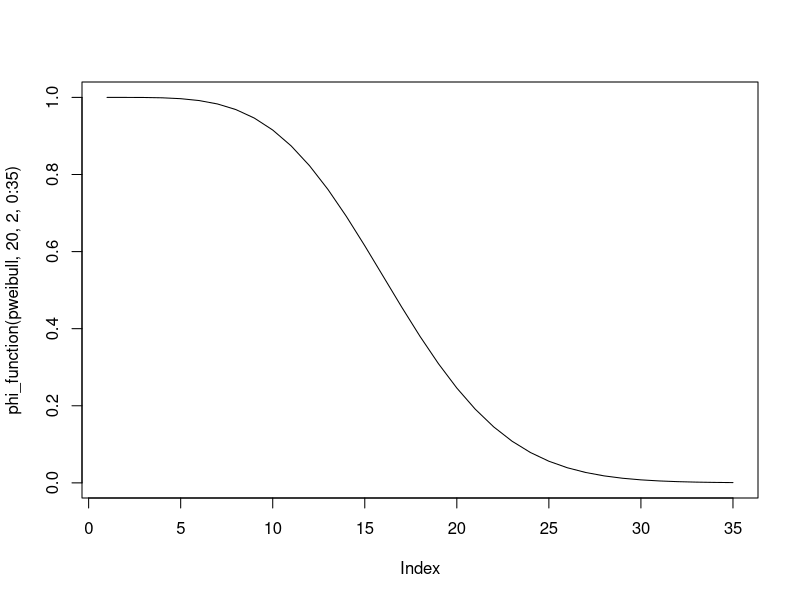
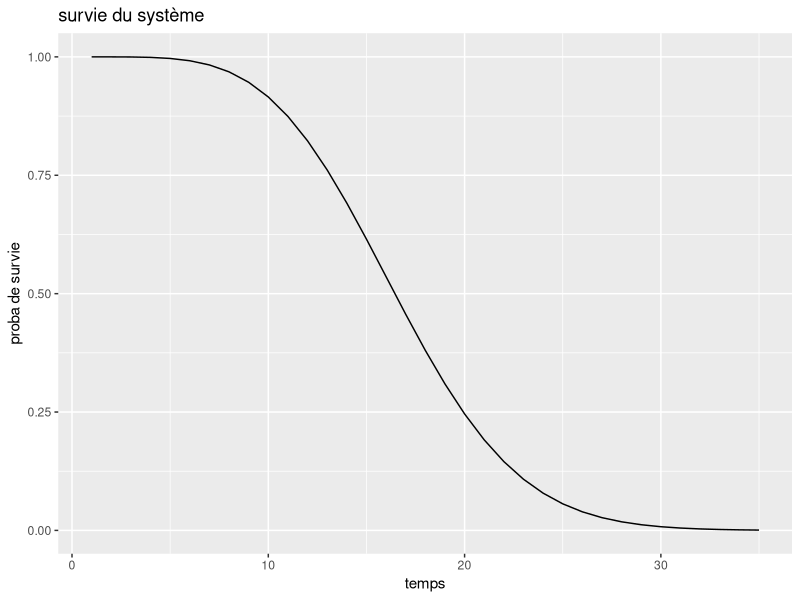
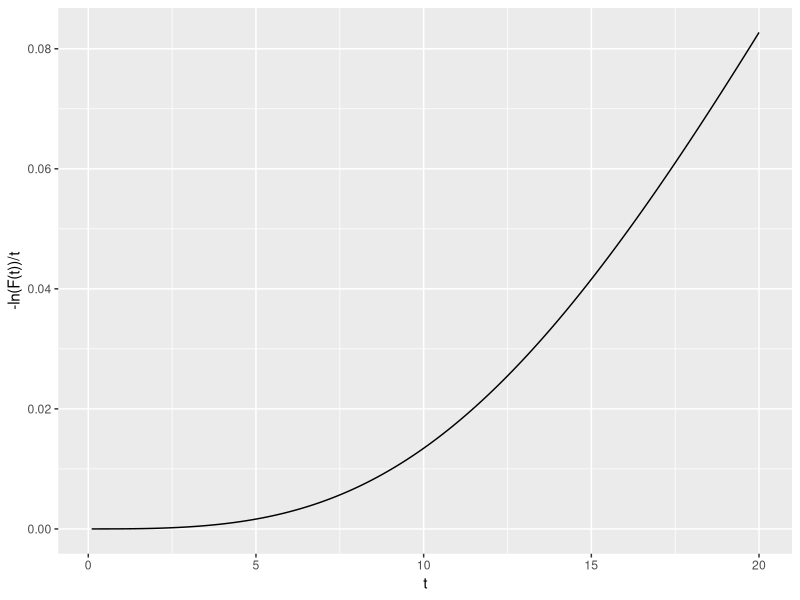
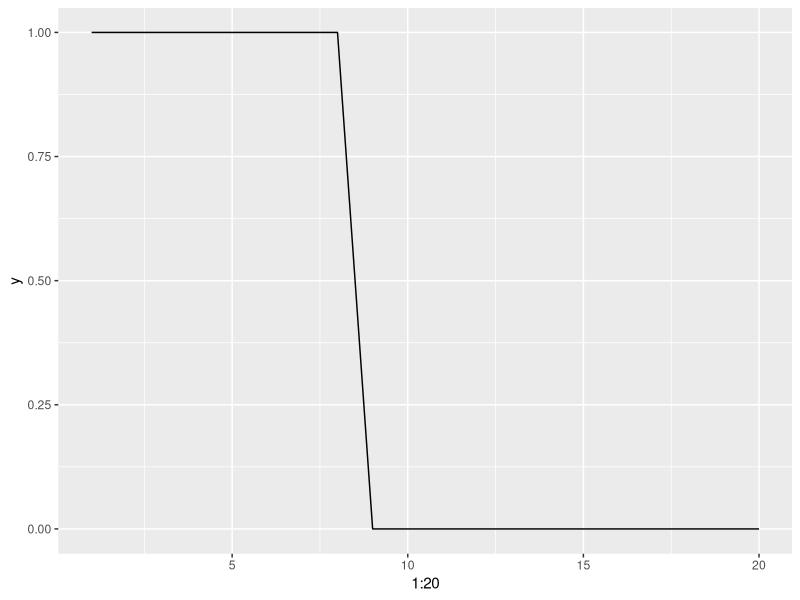
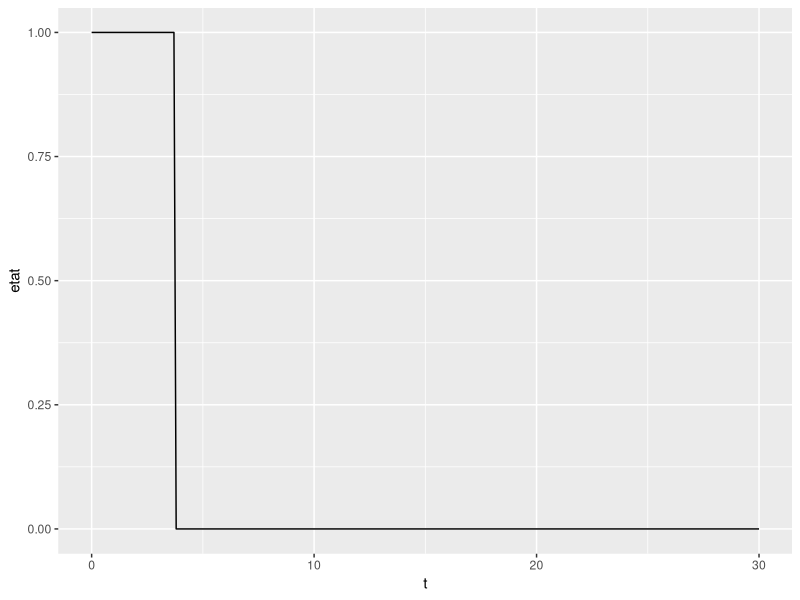
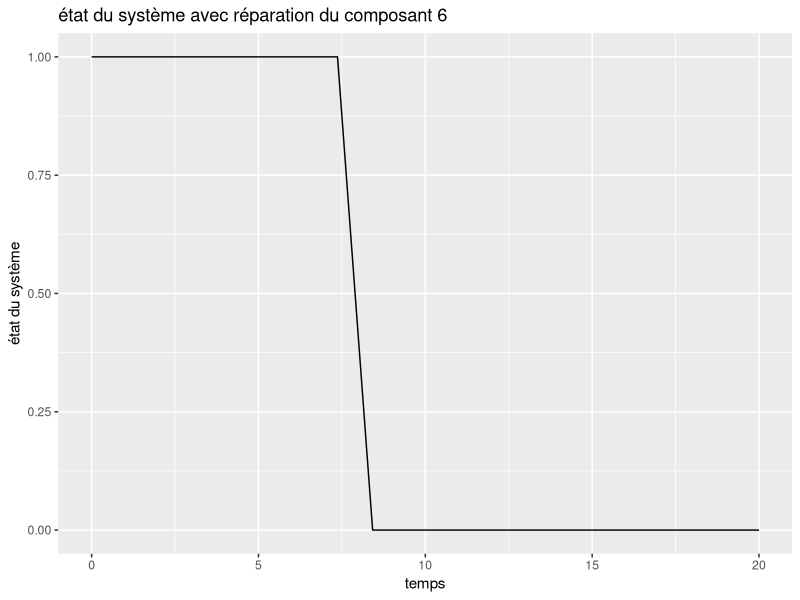

The R source for these figures, in order: (Note: this script raises an error after producing the figures.)
library(magrittr)
library(dplyr)
library(ggplot2)

# TP 1 

## Question 1

phi <- function(x){
  rep <- ((x[3]*(1-(1-x[1])*(1-x[2]))*(1-(1-x[4])*(1-x[5])))+(1-x[3])*(1-(1-x[1]*x[4])*(1-x[2]*x[5])))*(1-(1-x[6]*x[7])*(1-x[8])*(1-x[9]))
  return(rep)
}

## Question 2

phi_function <- function(loi, lambda, beta, t){
  R1 <- 1-loi(t, shape = beta, scale = lambda)
  R2 <- 1-loi(t, shape = beta, scale = lambda)
  R3 <- 1-loi(t, shape = beta, scale = lambda)
  R4 <- 1-loi(t, shape = beta, scale = lambda)
  R5 <- 1-loi(t, shape = beta, scale = lambda)
  R6 <- 1-loi(t, shape = beta, scale = lambda)
  R7 <- 1-loi(t, shape = beta, scale = lambda)
  R8 <- 1-loi(t, shape = beta, scale = lambda)
  R9 <- 1-loi(t, shape = beta, scale = lambda)
  rep <- ((R3[t]*(1-(1-R1[t])*(1-R2[t]))*(1-(1-R4[t])*(1-R5[t])))+(1-R3[t])*(1-(1-R1[t]*R4[t])*(1-R2[t]*R5[t])))*(1-(1-R6[t]*R7[t])*(1-R8[t])*(1-R9[t]))
  return(rep)
}




## Question 3

 plot(phi_function(pweibull, 20, 2, 0:35), type = 'l')

g <- ggplot() +
  geom_line(aes(x = 1:35, y = phi_function(pweibull, 20, 2, 0:35))) +
  labs(title = "survie du système",
       x = "temps",
       y = "proba de survie")

g

## Question 4

# survie <- function(lambda, beta, t){
#   R1 <- 1-pweibull(t, shape = beta, scale = lambda)
#   R2 <- 1-pweibull(t, shape = beta, scale = lambda)
#   R3 <- 1-pweibull(t, shape = beta, scale = lambda)
#   R4 <- 1-pweibull(t, shape = beta, scale = lambda)
#   R5 <- 1-pweibull(t, shape = beta, scale = lambda)
#   R6 <- 1-pweibull(t, shape = beta, scale = lambda)
#   R7 <- 1-pweibull(t, shape = beta, scale = lambda)
#   R8 <- 1-pweibull(t, shape = beta, scale = lambda)
#   R9 <- 1-pweibull(t, shape = beta, scale = lambda)
#   rep <- -log(((R3[t]*(1-(1-R1[t])*(1-R2[t]))*(1-(1-R4[t])*(1-R5[t])))+(1-R3[t])*(1-(1-R1[t]*R4[t])*(1-R2[t]*R5[t])))*(1-(1-R6[t]*R7[t])*(1-R8[t])*(1-R9[t]))/t)
#   # rep <- -log(rep)/t
#   return(rep)
#   # rep <- -log(1 - phi_function(lambda, beta, t))/t
# }

survie <- function(lambda, beta, t){
  rep=NULL
  for(i in 1:length(t)){
    R1 <- 1-pweibull(t[i], shape = beta, scale = lambda)
    R2 <- 1-pweibull(t[i], shape = beta, scale = lambda)
    R3 <- 1-pweibull(t[i], shape = beta, scale = lambda)
    R4 <- 1-pweibull(t[i], shape = beta, scale = lambda)
    R5 <- 1-pweibull(t[i], shape = beta, scale = lambda)
    R6 <- 1-pweibull(t[i], shape = beta, scale = lambda)
    R7 <- 1-pweibull(t[i], shape = beta, scale = lambda)
    R8 <- 1-pweibull(t[i], shape = beta, scale = lambda)
    R9 <- 1-pweibull(t[i], shape = beta, scale = lambda)
    rep[i] <- -log(((R3*(1-(1-R1)*(1-R2))*(1-(1-R4)*(1-R5)))+(1-R3)*(1-(1-R1*R4)*(1-R2*R5)))*(1-(1-R6*R7)*(1-R8)*(1-R9)))/t[i]
  }
  return(rep)
}


# survie(20, 2, seq(0.1, 20, 0.1))

g <- ggplot() +
  geom_line(aes(x = seq(0.1, 20, 0.1), y = survie(20, 2, seq(0.1, 20, 0.1)))) +
  labs(x = "t",
       y = "-ln(F(t))/t")

g


# Question 5 
# simulation d'une loi de weibull avec la méthode des quantile. 

inverse_pweibull <- function(lambda, beta, u){
  rep <- lambda*(-(log(1-u)^(1/beta)))
  return(rep)
}

phi2 <- function(a, n, lambda, beta){
  t <- seq(0, a,length.out =n)
  y <- rep(0,n)
  u <- runif(9,0,1)
  x <- matrix(0, nrow = n, ncol = 9)
  
  for(i in 1:n){
    for(j in 1:9){
      if(t[i] < (lambda*(-log(u[j]))^(1/beta))){
        x[i,j] <- 1
      }
    }
    y[i] <- phi(x[i,])
  }
  return(y)
}
# phi2(4,20,2,1)
# plot(phi2(4,20,2,1),type="l")

g <- ggplot() +
  geom_line(aes(x = 1:20, y = phi2(4,20,2,1))) +
  labs(y = "y")

g

# Question 5 

# inverse_pweibull <- function(lambda, beta, u){
#   rep <- lambda*(-(log(1-u)^(1/beta)))
#   return(rep)
# }
# 
# phi2 <- function(lambda, beta, a, n){
#   u <- runif(9)
#   t <- seq(0, a, n)
#   x <- matrix(0, nrow = n, ncol = 9)
#   
#   for(i in 1:n){
#     for(j in 1:9){
#       if(t[i] < inverse_pweibull(lambda, beta, u)){
#         x[i,j] <- 1
#       }
#     }
#     rep[i] <- phi(x[i,])
#   }
# }

# Question 6

phi23 <- function(a, n, lambda, beta){
  t <- seq(0, a,length.out =n)
  y <- rep(0,n)
  u <- runif(9,0,1)
  x <- matrix(0, nrow = n, ncol = 9)
  for(i in 1:n){
    for(j in 1:9){
      if(t[i] < (lambda*(-log(u[j]))^(1/beta))){
        x[i,j] <- 1
      }
      
    }
    if (x[i,j]==0) { break }
    
  }
  return(i-1)
}
phi23(4,36,2,1)

# Question 7

n_realisation_T<-function(a, n, lambda, beta,ntot){
  vect=NULL
  for(i in 1:ntot){
    vect[i]=phi23(a, n, lambda, beta)
  }
  return(vect)
}
n_realisation_T(4,36,2,1,40)
sum(n_realisation_T(4,36,2,1,40))

mu=function(a, n, lambda, beta,ntot){
  v=n_realisation_T(a, n, lambda, beta,ntot)
  1/ntot*sum(v)
}
mu(4,36,2,1,40)

# Projet 2

## Question 1

phi <- function(x){
  rep <- (x[5]*((1-(1-x[1])*(1-x[2]))*(1-(1-x[3])*(1-x[4])))+(1-x[5])*(1-(1-x[1]*x[3])*(1-x[2]*x[4])))*x[6]*(1-(1-x[7]*x[10])*(1-x[8]*x[9]))
  return(rep)
}

# Question 2

lambda = 5
beta = 5
t <- seq(0, 30, 0.1)

simu_etat_systeme <- function(lambda, beta, t){
  X <- matrix(data = rep(0, 10*length(t)), ncol = 10, nrow = length(t))
  S <- rep(0,length(t))
  u <- runif(10, 0, 1)
  w <- rweibull(10, lambda, beta)
  max <- max(t)
  
  for(i in 1:length(t)){
    for(j in 1:10){
      if(t[i] < w[j]){
        X[i,j] <- 1
      }
    }
    S[i] <- phi(X[i,])
    if((S[i] == 0) && (S[i-1] == 1)){
      max <- t[i - 1]
    }
  }
  return(list(etat = S, last = max))
}

test <- simu_etat_systeme(lambda, beta, t)

g <- ggplot() +
  geom_line(aes(x = t, y = test[[1]])) +
  labs(x = "t",
       y = "etat")

g

# Simulation

simu_T <- function(n){
  n <- 100
  simu <- rep(-1, n)
  for(i in 1:n){
    simu[i] <- simu_etat_systeme(lambda, beta, t)[[2]]
  }
  return(simu)
}

n <- 100
simu <- simu_T(n)

esperance <- mean(simu)

confint <- c(mean(simu) - 1.96 * sd(simu)/sqrt(n), mean(simu) + 1.96 * sd(simu)/sqrt(n))

# code younes



# Exercice 3

# a <- 10
# n <- 100
# lambda <- 5
# beta <- 5
# inter <- 5
# t <- seq(0, a, length.out = n + 1)
# 
# phi2 <- function(a, n, lambda, beta, t, inter){
#   y <- rep(0,n)
#   u <- runif(10,0,1)
#   x <- matrix(0, nrow = n, ncol = 10)
#   p <- a/n*(1:n)*inter # p : vecteur qui contient les différents moments ou le méchanicien remet en marche la composante x[6]
#   # p ne donne pas ce que je veux
#   w <- rweibull(10, lambda, beta)
#   
#   for(i in 1:length(t)){
#     for(j in 1:10){
#       if(j == 6){
#         if(t[i] %in% p){
#           w[j] <- w[j] + t[i]
#         }
#       }
#       if(t[i] < w[j]){
#         x[i,j] <- 1
#       }
#     }
#     y[i] <- phi(x[i,])
#   }
#   return(y)
# }
# la fonction ne compile pas


# code camille

# Exercice 3
#  a

u=seq(0, 4,length.out =40)
# ----------------------------------------------------------------------------#
fonction_interval=function(n,inter,i){
  t=NULL
  d=NULL
  for (v in seq(1,n,inter)) {
    if(v==i){
      t[v]=1
    }
    else{
      t[v]=0
    }
  }
  t=t[!is.na(t)]
  t
  w=sum(t)
  if(w==0){
    d=0
  }
  else{
    d=1 
  }
  return(d)
}

fonction_interval(20,2,7)
seq(1,20,2)

#---------------------------------------------------------------------------#

phi2 <- function(a, n, lambda, beta,inter){
  t <- seq(0, a,length.out =n)
  y <- rep(0,n)
  u <- runif(10,0,1)
  x <- matrix(0, nrow = n, ncol = 10)
  
  for(i in 1:n){
    for(j in c(1,2,3,4,5,7,8,9,10)){
      if(t[i] < (lambda*(-log(u[j]))^(1/beta))){
        x[i,j] <- 1
      }
    }
  }
  d=0
  for(i in 1:n){
    if(t[i-d] < (lambda*(-log(u[6]))^(1/beta))){
      x[i,6] <- 1
    }
    if(fonction_interval(n,inter,i)==1 & x[i,6]==0){ 
      d <- i
      u[6] <- runif(1,0,1)
    }
  }
  # y[i] <- phi(x[i,])
  return(x)
}
(b=phi2(20,20,10,15,4))

phi3 <- function(a, n, lambda, beta,inter){
  y=NULL
  matrice=phi2(a, n, lambda, beta,inter)
  for (i in 1:n) {
    y[i]=phi(matrice[i,]) 
  }
  return(y)
}

a <- 20
n <- 20
lambda <- 15
beta <- 3
inter <- 7

(s=phi3(a,n,lambda,beta,inter))

g <- ggplot() +
  geom_line(aes(x = seq(0, a, length.out = n), y = phi3(a,n,lambda,beta,inter))) +
  labs(title = "état du système avec réparation du composant 6",
    x = "temps",
    y = "état du système")

g
#  b

#---   E(T)  ------------------------------------------------------

tp_i_de_panne <- function(a, n, lambda, beta,inter){
  y=NULL
  d=0
  matrice=phi2(a, n, lambda, beta,inter)
  for (i in 1:n) {
    y[i]=phi(matrice[i,]) 
  }
  for (i in n:1){
    if(y[i]==1 & i==n ){
      d=n
      break
    }
    if(y[i]==1){
      d=i+1
      break
    }
  }
  #  if(d==n){
  #    return("Pas de panne sur le temps T")
  #  }
  #  if(d<n & d>0){
  #    return(d)
  #  }
  return(d)
}
tp_i_de_panne(20,20,15,3,7)

nbtot_realisation_t=function(a, n, lambda, beta,inter,nbtot){
  vector=NULL
  for(i in 1:nbtot){
    vector[i]=tp_i_de_panne(a, n, lambda, beta,inter)
  }
  return(vector)
}
set.seed(1)
nbtot_realisation_t(20,20,15,3,7,100)

nbtot_realisation_t(20,20,15,3,7,8)

E_T=function(a, n, lambda, beta,inter,nbtot){
  t=nbtot_realisation_t(a, n, lambda, beta,inter,nbtot)
  moyenne=(1/nbtot)*sum(t)
  return(moyenne)
}
E_T(20,20,15,3,7,8)

#---   E(N)  ------------------------------------------------------

nb_intervention <- function(a, n, lambda, beta,inter){
  t <- seq(0, a,length.out =n)
  y <- rep(0,n)
  u <- runif(10,0,1)
  x <- matrix(0, nrow = n, ncol = 10)
  
  for(i in 1:n){
    for(j in c(1,2,3,4,5,7,8,9,10)){
      if(t[i] < (lambda*(-log(u[j]))^(1/beta))){
        x[i,j] <- 1
      }
    }
  }
  d=0
  intervention=0
  for(i in 1:n){
    if(t[i-d] < (lambda*(-log(u[6]))^(1/beta))){
      x[i,6] <- 1
    }
    if(fonction_interval(n,inter,i)==1){
      intervention <- intervention + 1
      if(x[i,6] == 0){
        d <- i
        u[6] <- runif(1,0,1)
      }
    }
  }
  return(intervention)
}
nb_intervention(20,20,15,3,7)


nb_realisation_intervention=function(a, n, lambda, beta,inter,nbtot){
  vector=NULL
  for(i in 1:nbtot){
    vector[i]=nb_intervention(a, n, lambda, beta,inter)
  }
  return(vector)
}

nb_realisation_intervention(20,20,15,3,7,7)

moyenne_intervention=function(a, n, lambda, beta,inter,nbtot){
  moyenne=(1/nbtot)*sum(nb_realisation_intervention(a, n, lambda, beta,inter,nbtot))
  return(moyenne)
}

moyenne_intervention(20,20,15,3,7,7)

recompense<-function(a, n, lambda, beta,inter,nbtot,cout,gain){
  r=gain*E_T(a, n, lambda, beta,inter,nbtot)-cout*moyenne_intervention(a, n, lambda, beta,inter,nbtot)
  return(r)
}
recompense(20,20,15,8,3,7,100,250)

a_val <- 200
n_val <- 200
lambda_val <- 15
beta_val <- 3
nbtot_val <- 100
cout_val <- 100
gain_val <- 250
inter=1

recompense<-function(inter,a=a_val, n=n_val, lambda=lambda_val, beta=beta_val,nbtot=nbtot_val,cout=cout_val,gain=gain_val){
  r=gain*E_T(a, n, lambda, beta,inter,nbtot)-cout*moyenne_intervention(a, n, lambda, beta,inter,nbtot)
  return(r)
}

recompense(1:20)
recompense(4)
solution=optimize(recompense,c(0, 200),maximum = TRUE)
solution
set.seed(1)
for(i in 1:n){
  y[i] <- recompense(i)
}
plot(y)
